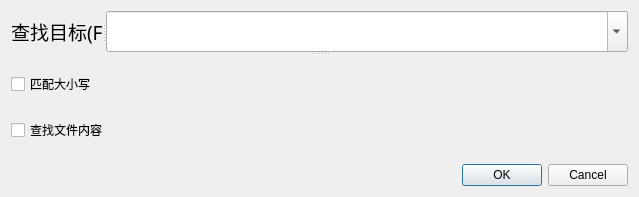
<?xml version="1.0" encoding="UTF-8"?>
<ui version="4.0">
 <class>CDialogSearch</class>
 <widget class="QDialog" name="CDialogSearch">
  <property name="geometry">
   <rect>
    <x>0</x>
    <y>0</y>
    <width>639</width>
    <height>197</height>
   </rect>
  </property>
  <property name="windowTitle">
   <string>查找</string>
  </property>
  <layout class="QGridLayout" name="gridLayout">
   <item row="1" column="0">
    <widget class="QDialogButtonBox" name="buttonBox">
     <property name="orientation">
      <enum>Qt::Horizontal</enum>
     </property>
     <property name="standardButtons">
      <set>QDialogButtonBox::Cancel|QDialogButtonBox::Ok</set>
     </property>
    </widget>
   </item>
   <item row="0" column="0">
    <widget class="QSplitter" name="splitter_2">
     <property name="orientation">
      <enum>Qt::Vertical</enum>
     </property>
     <widget class="QSplitter" name="splitter">
      <property name="orientation">
       <enum>Qt::Horizontal</enum>
      </property>
      <widget class="QLabel" name="label">
       <property name="maximumSize">
        <size>
         <width>91</width>
         <height>41</height>
        </size>
       </property>
       <property name="font">
        <font>
         <family>Agency FB</family>
         <pointsize>14</pointsize>
        </font>
       </property>
       <property name="text">
        <string>查找目标(F)</string>
       </property>
      </widget>
      <widget class="QComboBox" name="comboBox">
       <property name="editable">
        <bool>true</bool>
       </property>
       <property name="sizeAdjustPolicy">
        <enum>QComboBox::AdjustToContents</enum>
       </property>
      </widget>
     </widget>
     <widget class="QWidget" name="layoutWidget">
      <layout class="QVBoxLayout" name="verticalLayout">
       <item>
        <widget class="QCheckBox" name="checkBox_caseSensitive">
         <property name="text">
          <string>匹配大小写</string>
         </property>
        </widget>
       </item>
       <item>
        <widget class="QCheckBox" name="checkBox_findFileContent">
         <property name="text">
          <string>查找文件内容</string>
         </property>
        </widget>
       </item>
      </layout>
     </widget>
    </widget>
   </item>
  </layout>
 </widget>
 <resources/>
 <connections>
  <connection>
   <sender>buttonBox</sender>
   <signal>accepted()</signal>
   <receiver>CDialogSearch</receiver>
   <slot>accept()</slot>
   <hints>
    <hint type="sourcelabel">
     <x>248</x>
     <y>254</y>
    </hint>
    <hint type="destinationlabel">
     <x>157</x>
     <y>274</y>
    </hint>
   </hints>
  </connection>
  <connection>
   <sender>buttonBox</sender>
   <signal>rejected()</signal>
   <receiver>CDialogSearch</receiver>
   <slot>reject()</slot>
   <hints>
    <hint type="sourcelabel">
     <x>316</x>
     <y>260</y>
    </hint>
    <hint type="destinationlabel">
     <x>286</x>
     <y>274</y>
    </hint>
   </hints>
  </connection>
 </connections>
</ui>
